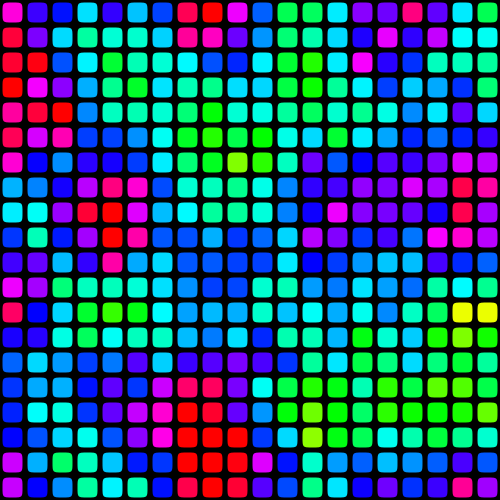
Frame 1 (no input)
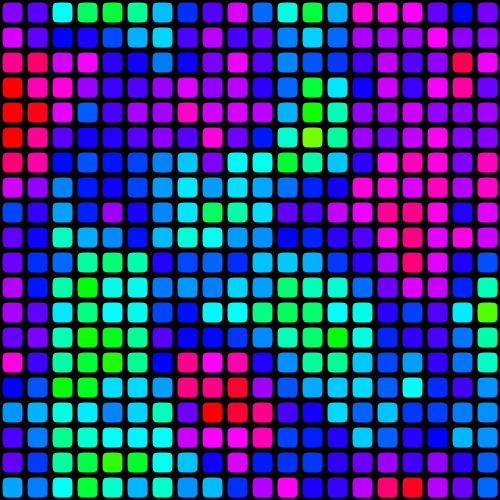
Frame 60 (the mouse pressed at the canvas centre just before this capture)
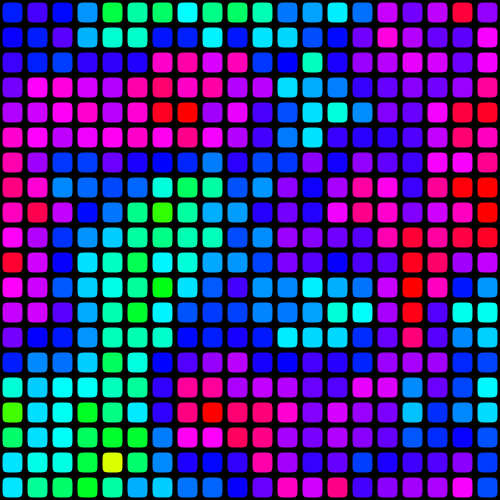
Frame 120 (the mouse held since frame 60 and released just before this capture)

The Processing sketch that drew these frames (run headless with seeded random() and noise(); from frame 60 on, the mouse is pressed at the canvas centre):

// Processing sketch: sketch_130612a
// ── sketch_130612a.pde
float culr;
float Pculr;
float moveZ;
 
float score;
float Fscore;
 
int fix =100;
int factor =1;
 
boolean state = false;
int counter;
 
float shiftX = 0;
float shiftY = 0;
 
float Sx;
float Sy;
 
void setup() {
  size(500, 500);
  background(0);
  colorMode(HSB);
  frameRate(30);
  
}
 
void draw() {
 
  background(0);
 
    
    for (int x = 0; x < width; x = x + 25) {
      for (int y = 0; y < height; y = y + 25) {
         
        noStroke();
         
//       if (state == true) {
//       Alternates b/w continuous and discontinuous patterns based on the state
//        result = condition ? expression1 : expression2
//        ((state == true) ? 1.0 : 1 )}
        
         
        culr = noise(x/(((state == true) ? 1.0 : 1 )*fix*factor)+ shiftX, y/(((state == true) ? 1.0 : 1 ) *fix*factor)+ shiftY, moveZ)*360; // note the "1", multiplying by all 'ints' keeps the value of (1 *fix*factor) an int,
        // thus producting discontinuos pattern of colors                                   
        fill(culr, 360, 360);
 
        roundedRect(x+2.5, y+2.5, 20, 20, 10, 10);
      }
    }
 
//  Pculr = noise(Sx/(1*fix*factor)+ shiftX, Sy/(1 *fix*factor)+ shiftY, moveZ)*360;
//  fill(Pculr,255,255);
  //strokeWeight(3);
//  stroke(0);
//  roundedRect(Sx+2.5, Sy+2.5, 20, 20, 10, 10);
//  print(Sx);
//  print("~~");
//  println(Sy);
   
//  print("::");
//  println(score);
 
//score+= abs(Pculr - culr);
 
  moveZ+=0.01; // increments the Z input of noise so that the pattern changes
   
//  print(nf(score,7,2));
//  print("~~~");
//  println(millis());
   
//  if ((millis()/1000)>10){
//    background(0);
//    fill(255);
//    Fscore = score;
//    println(Fscore);
//    noLoop();
//  }
   
   
}
 
 
void roundedRect(float x, float y, float w, float h, float rx, float ry) { //Code adapted from "cefnhoile", heres the link: https://forum.processing.org/topic/rounded-rectangle .
  smooth();
  beginShape();
  vertex(x, y+ry); //top of left side
  bezierVertex(x, y, x, y, x+rx, y); //top left corner
 
  vertex(x+w-rx, y); //right of top side
  bezierVertex(x+w, y, x+w, y, x+w, y+ry); //top right corner
 
  vertex(x+w, y+h-ry); //bottom of right side
  bezierVertex(x+w, y+h, x+w, y+h, x+w-rx, y+h); //bottom right corner
 
  vertex(x+rx, y+h); //left of bottom side
  bezierVertex(x, y+h, x, y+h, x, y+h-ry); //bottom left corner
 
  endShape(CLOSE);
}
 
 
void mousePressed() { // changes the 'factor' and 'fix' vars using the bottom right rect ,
  // bottom left rect, and rects of those two as buttons
 
  if (mousePressed && mouseX>=480 && mouseY>=460 && mouseY<480) { // rect above bottom right
    fix *=10;
  }
  if (mousePressed && mouseX>=480 && mouseY>=480 && fix !=1) { //bottom right
    fix /=10;
  }
 
  if (mousePressed && mouseX<=20 && mouseY>=460 && mouseY<480) { // rect above bottom left
    factor +=1;
  }
  if (mousePressed && mouseX<=20 && mouseY>=480 && factor !=1) { //bottom left
    factor -=1;
  }
}
 
void keyPressed() {
  if (key == ' ') {
    counter++;
  }
 
  if (counter%2 ==0) { //everytime the spacebar is pressed the states
    //alternate b/w continuous and "blocky" color
    state = true;
  }
  else {
    state = false;
  }
 
}
